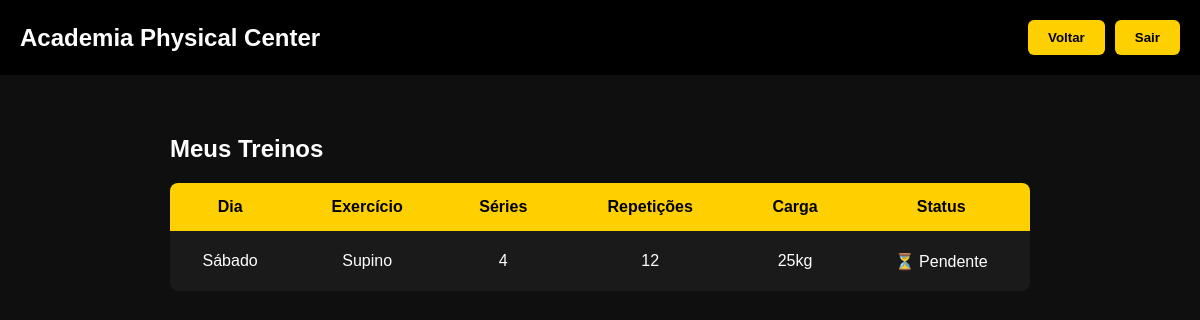
Page /treinos.php (signed in) on the earlier database version.
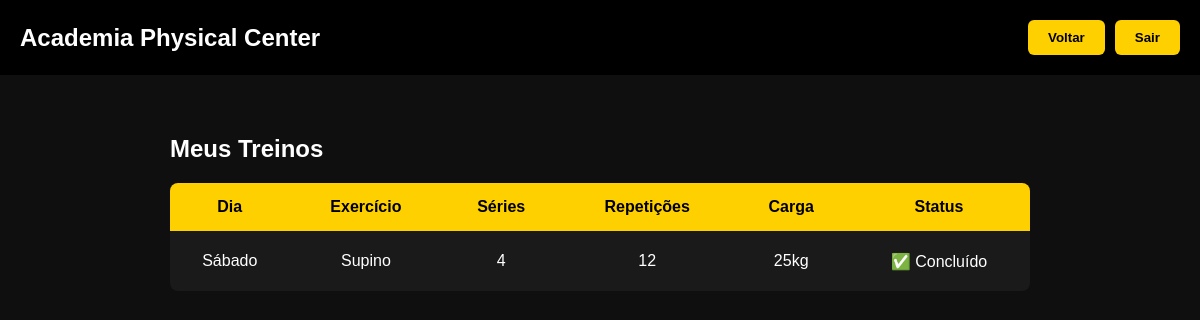
Same page on the later database version.
### tables this page shows
CREATE TABLE treinos (
            id INTEGER PRIMARY KEY AUTOINCREMENT,
            usuario_id INTEGER,
            dia TEXT,
            exercicio TEXT,
            series TEXT,
            repeticoes TEXT,
            carga TEXT,
            status TEXT DEFAULT 'pendente',

            FOREIGN KEY (usuario_id) REFERENCES usuarios(id)
        );

### treinos.php (the view, shortened to what this page needs)
<?php
require "database.php";
$id = $_SESSION['usuario'];
$sql = $db->prepare("
    SELECT *
    FROM treinos
    WHERE usuario_id = ?
    ORDER BY id DESC
");
$sql->execute([$id]);
$treinos = $sql->fetchAll();
?>
<!DOCTYPE html>
<html lang="pt-BR">
<head>
    <link rel="stylesheet" href="style.css">
</head>
<body>
<header>
    <div class="header-container">
        <h1 class="logo">Academia Physical Center</h1>
        <div class="header-buttons">
            <a href="area_aluno.php">
                <button type="button">Voltar</button>
            </a>
            <a href="logout.php">
                <button type="button">Sair</button>
            </a>
        </div>
    </div>
</header>
<div class="treinos-container">
    <h2>Meus Treinos</h2>
    <?php if (count($treinos) === 0): ?>
        <p>Nenhum treino disponível ainda.</p>
    <?php else: ?>
    <table>
        <tr>
            <th>Dia</th>
            <th>Exercício</th>
            <th>Séries</th>
            <th>Repetições</th>
            <th>Carga</th>
            <th>Status</th>
        </tr>
        <?php foreach ($treinos as $treino): ?>
            <tr>
                <td><?= htmlspecialchars($treino['dia']) ?></td>
                <td><?= htmlspecialchars($treino['exercicio']) ?></td>
                <td><?= htmlspecialchars($treino['series']) ?></td>
                <td><?= htmlspecialchars($treino['repeticoes']) ?></td>
                <td><?= htmlspecialchars($treino['carga']) ?></td>
                <td>
                    <?= $treino['status'] === 'concluido'
                        ? '✅ Concluído'
                        : '⏳ Pendente' ?>
                </td>
            </tr>
        <?php endforeach; ?>
    </table>
    <?php endif; ?>
</div>
</body>
</html>

Differences in the rows shown:
changed treinos "Sábado": status "⏳ Pendente" → "✅ Concluído"
